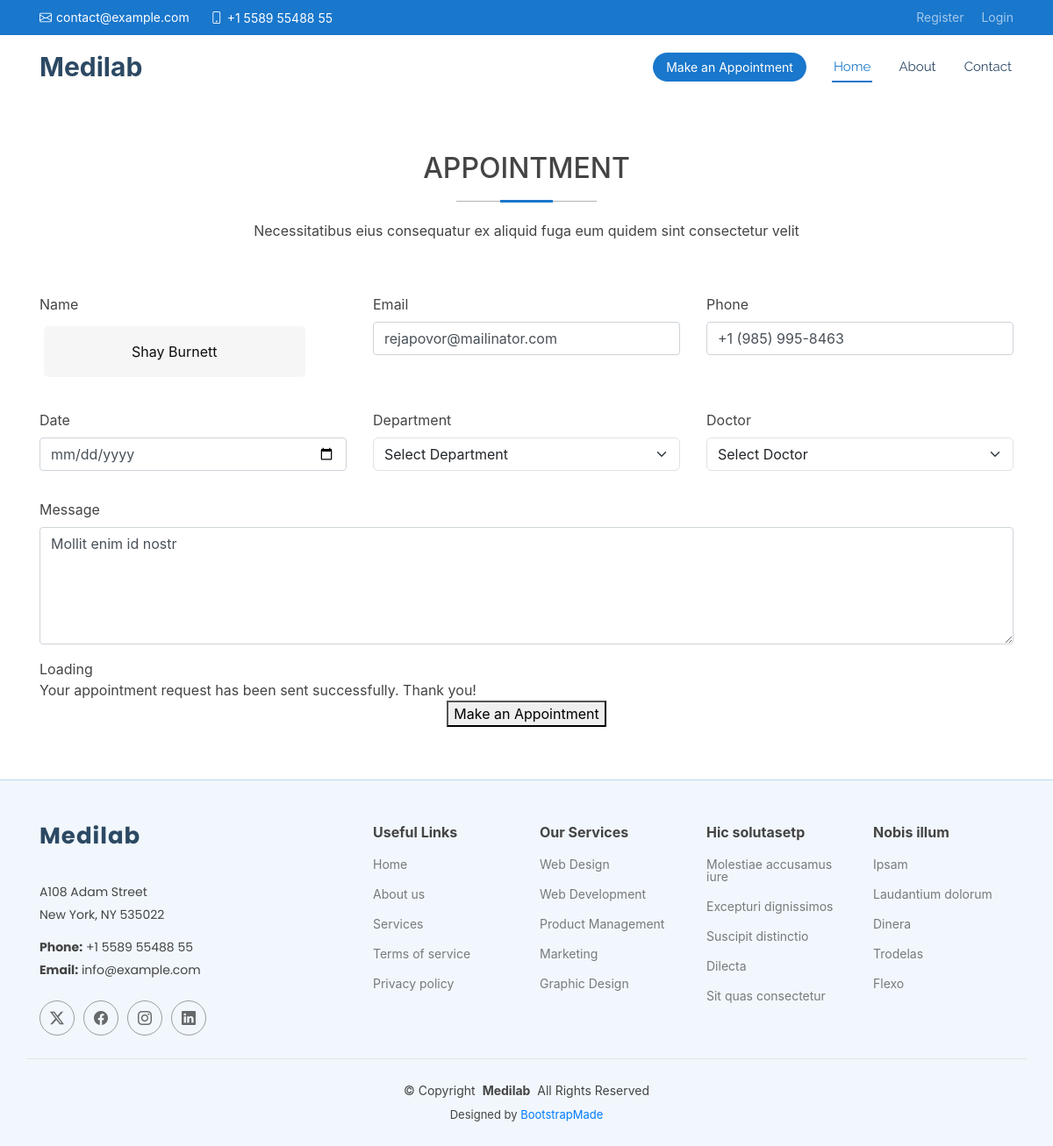
/edit/6, run on the app's committed database.
### medi_app/models.py (models this page shows, shortened)
class Appointment(models.Model):
    name = models.CharField(max_length=100)
    email = models.EmailField()
    phone = models.CharField(max_length=10)
    date = models.DateField()
    department = models.CharField(max_length=10)
    doctor = models.CharField(max_length=10)
    message = models.TextField()

### medi_app/views.py (the view, shortened to what this page needs)
# urls.py: path('edit/<int:appointment_id>', views.update_appointment, name="update_appointment")
def update_appointment(request, appointment_id):
    appointment = get_object_or_404(Appointment, id=appointment_id)
    context = {'appointment': appointment}
    return render(request, "update_appointment.html", context)

### templates/update_appointment.html (shortened to what this page needs)
{% extends 'base.html' %}
{% block content %}
    <section id="appointment" class="appointment section">
        <div class="container section-title" data-aos="fade-up">
          <h2>Appointment</h2>
          <p>Necessitatibus eius consequatur ex aliquid fuga eum quidem sint consectetur velit</p>
        </div>
        <div class="container" data-aos="fade-up" data-aos-delay="100">
          <form method="post">
            <div class="row">
              <div class="col-md-4 form-group">
                <label for="name" class="form-label">Name</label>
                <input type="text" name="name" class="form-control" id="name" value="{{ appointment.name }}" placeholder="Your Name" required="">
              </div>
              <div class="col-md-4 form-group mt-3 mt-md-0">
                <label for="email" class="form-label">Email</label>
                <input type="email" class="form-control" name="email" value="{{ appointment.email }}" id="email" placeholder="Your Email" required="">
              </div>
              <div class="col-md-4 form-group mt-3 mt-md-0">
                <label for="phone" class="form-label">Phone</label>
                <input type="tel" class="form-control" name="phone" value="{{ appointment.phone }}" id="phone" placeholder="Your Phone" required="">
              </div>
            </div>
            <div class="row">
              <div class="col-md-4 form-group mt-3">
                <label for="date" class="form-label">Date</label>
                <input type="date" name="date" class="form-control datepicker" value="{{ appointment.date }}" id="date" placeholder="Appointment Date" required="">
              </div>
              <div class="col-md-4 form-group mt-3">
                <label for="department" class="form-label">Department</label>
                <select name="department" id="department" class="form-select" required="">
                  <option value="">Select Department</option>
                </select>
              </div>
              <div class="col-md-4 form-group mt-3">
                <label for="doctor" class="form-label">Doctor</label>
                <select name="doctor" id="doctor" class="form-select" required="">
                  <option value="">Select Doctor</option>
                </select>
              </div>
            </div>
            <div class="form-group mt-3">
              <label for="message" class="form-label">Message</label>
              <textarea class="form-control" name="message" rows="5" placeholder="Message (Optional)">{{ appointment.message }}</textarea>
            </div>
            <div class="mt-3">
              <div class="loading">Loading</div>
              <div class="sent-message">Your appointment request has been sent successfully. Thank you!</div>
              <div class="text-center"><button type="submit">Make an Appointment</button></div>
            </div>
          </form>
        </div>
      </section>
{% endblock %}

### static/assets/css/main.css (style rules this page uses)
:root { --default-font: "Roboto", system-ui, -apple-system, "Segoe UI", Roboto, "Helvetica Neue", Arial, "Noto Sans", "Liberation Sans", sans-serif, "Apple Color Emoji", "Segoe UI Emoji", "Segoe UI Symbol", "Noto Color Emoji"; --heading-font: "Poppins", sans-serif; --nav-font: "Raleway", sans-serif; }
:root { --background-color: #ffffff; --default-color: #444444; --heading-color: #2c4964; --accent-color: #1977cc; --surface-color: #ffffff; --contrast-color: #ffffff; }
:root { --nav-color: #2c4964; --nav-hover-color: #1977cc; --nav-mobile-background-color: #ffffff; --nav-dropdown-background-color: #ffffff; --nav-dropdown-color: #2c4964; --nav-dropdown-hover-color: #1977cc; }
:root { scroll-behavior: smooth; }
body { color: var(--default-color); background-color: var(--background-color); font-family: var(--default-font); }
h1, h2, h3, h4, h5, h6 { color: var(--heading-color); font-family: var(--heading-font); }
section, .section { color: var(--default-color); background-color: var(--background-color); padding: 60px 0; scroll-margin-top: 72px; overflow: clip; }
.section-title { text-align: center; padding-bottom: 60px; position: relative; }
.section-title h2 { font-size: 32px; font-weight: 500; margin-bottom: 20px; padding-bottom: 20px; position: relative; }
.section-title h2:before { content: ""; position: absolute; display: block; width: 160px; height: 1px; background: color-mix(in srgb, var(--default-color), transparent 60%); left: 0; right: 0; bottom: 1px; margin: auto; }
.section-title h2::after { content: ""; position: absolute; display: block; width: 60px; height: 3px; background: var(--accent-color); left: 0; right: 0; bottom: 0; margin: auto; }
.section-title p { margin-bottom: 0; }

### static/assets/css/styles.css (style rules this page uses)
html { background-color: #56baed; }
body { font-family: "Poppins", sans-serif; height: 100vh; }
h2 { text-align: center; font-size: 16px; font-weight: 600; text-transform: uppercase; display:inline-block; margin: 40px 8px 10px 8px; color: #cccccc; }
input[type=text] { background-color: #f6f6f6; border: none; color: #0d0d0d; padding: 15px 32px; text-align: center; text-decoration: none; display: inline-block; font-size: 16px; margin: 5px; width: 85%; border: 2px solid #f6f6f6; -webkit-transition: all 0.5s ease-in-out; -moz-transition: all 0.5s ease-in-out; -ms-transition: all 0.5s ease-in-out; -o-transition: all 0.5s ease-in-out; transition: all 0.5s ease-in-out; -webkit-border-radius: 5px 5px 5px 5px; border-radius: 5px 5px 5px 5px; }
input[type=text]:placeholder { color: #cccccc; }

### data on the page
Appointment: name "Shay Burnett", email "rejapovor@mailinator.com", phone "+1 (985) 995-8463", message "Mollit enim id nostr"
